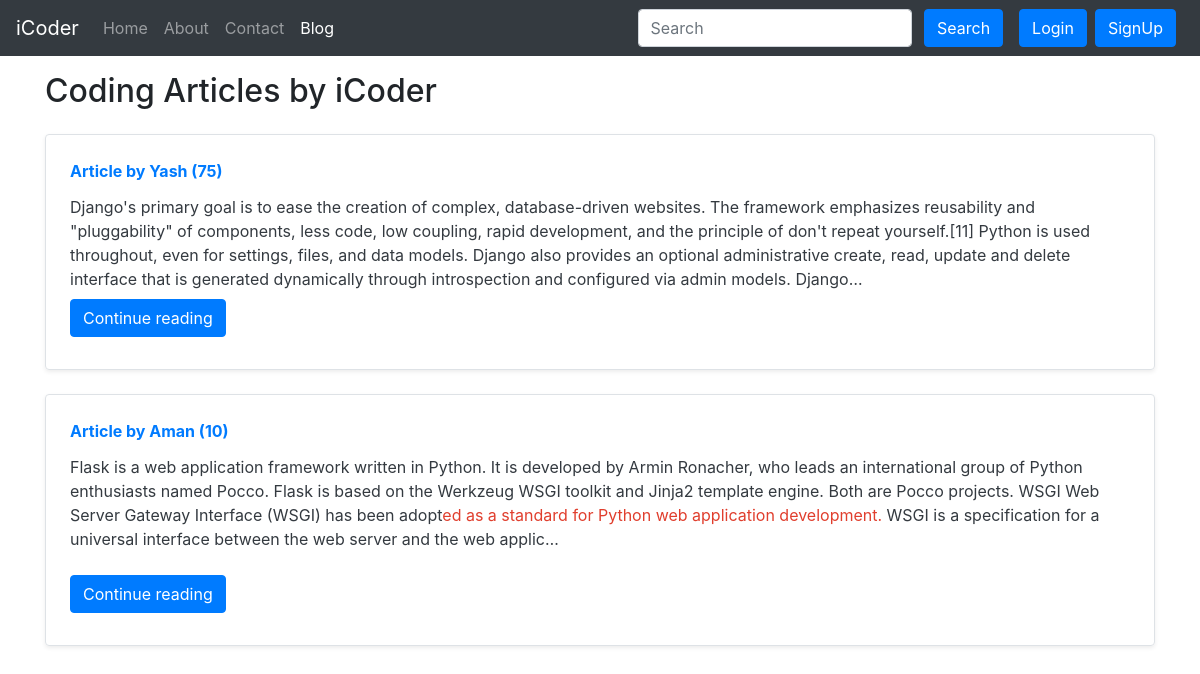
Screenshot of /blog/ with the database file from the repository.
### blog/models.py (models this page shows, shortened)
class Post(models.Model):
    sno = models.AutoField(primary_key=True)
    title = models.CharField(max_length=255)
    author = models.CharField(max_length=14)
    slug = models.CharField(max_length=130)
    views = models.IntegerField(default=0)
    timeStamp = models.DateTimeField(blank=True)
    content = models.TextField()

### blog/views.py (the view)
# urls.py: path('', views.blogHome, name="bloghome"),
def blogHome(request):
    allPosts = Post.objects.all()
    context = {'allPosts': allPosts}
    return render(request, "blog/blogHome.html", context)

### templates/blog/blogHome.html (shortened to what this page needs)
{% extends 'base.html' %}
{% block blogactive %} active {% endblock blogactive %}
{% block body %}
<div class="container my-3">
    <h2>Coding Articles by iCoder</h2>
    {% for post in allPosts  %}
    <div class="row no-gutters border rounded overflow-hidden flex-md-row mb-4 shadow-sm h-md-250 my-4 position-relative">
        <div class="col p-4 d-flex flex-column position-static">
             <strong class="d-inline-block mb-2 text-primary">Article  by {{post.author}} ({{post.views}})</strong>
            <h3 class="mb-0"><a class="text-dark" href="/blog/{{post.slug}}"{{post.title}} </a> </h3>
            <p class="card-text mb-auto">{{post.content|safe| truncatechars:500}}</p>
            <div class="my-2">
            	<a href="/blog/{{post.slug}}" role="button" class="btn btn-primary">Continue reading</a>
            </div>
        </div>
        </div>
        {% endfor %}
    </div>
 {% endblock %}

### templates/base.html (shortened to what this page needs)
<!doctype html>
<html lang="en">
  <head>
    <link rel="stylesheet" href="https://stackpath.bootstrapcdn.com/bootstrap/4.5.2/css/bootstrap.min.css">
  </head>
  <body>
    <nav class="navbar navbar-expand-lg navbar-dark bg-dark">
        <a class="navbar-brand" href="/">iCoder</a>
        <div class="collapse navbar-collapse" id="navbarSupportedContent">
          <ul class="navbar-nav mr-auto">
            <li class="nav-item {% block homeactive %}  {% endblock homeactive %}">
              <a class="nav-link" href="/">Home <span class="sr-only">(current)</span></a>
            </li>
            <li class="nav-item {% block aboutactive %}  {% endblock aboutactive %}" >
              <a class="nav-link" href="/about">About</a>
            </li>
            <li class="nav-item {% block contactactive %}  {% endblock contactactive %} ">
              <a class="nav-link" href="/contact">Contact</a>
            </li>
            <li class="nav-item {% block blogactive %}  {% endblock blogactive %} ">
              <a class="nav-link" href="/blog">Blog</a>
            </li>
          </ul>
          <div class="ml-auto form-inline ">
          <form method="get" action="/search"class="my-2 my-lg-0 mx-3">
            <input class="form-control mr-sm-2" type="search" placeholder="Search" aria-label="Search" name="query" id="query">
            <button class="btn btn-primary my-2 my-sm-0 " type="submit">Search</button>
          </form>
{% if user.is_authenticated %}
<ul class="navbar-nav mr-2">
<li class="nav-item dropdown">
<a class="nav-link dropdown-toggle" href='#' id="navbarDropdown" role="button" data-toggle="dropdown"> Welcome {{request.user}}</a>
<div class="dropdown-menu" aria-labelledby="navbarDropdown">
          <a class="dropdown-item" href="/logout">Logout</a>
        </div>
      </li>
      </ul>
      </div>
{% else %}
<button type="button" class="btn btn-primary mr-2" data-toggle="modal" data-target="#loginModal">
Login
</button>
<button type="button" class="btn btn-primary mr-2" data-toggle="modal" data-target="#signupModal">
SignUp
</button>
{% endif %}
        </div>
      </nav>
      {% block body %}  {% endblock body %}
  </body>
</html>

### rows the page displays
Post: author "Yash", views "75", content "Django's primary goal is to ease the creation of complex, database-driven websites. The framework emphasizes reusability and \"pluggability\" of components, less code, low coupling, rapid development, and the principle of don't repeat yourself.[11] Python is used throughout, even for settings, files, and data models. Django also provides an optional administrative create, read, update and delete interface that is generated dynamically through introspection and configured via admin models. Django…"
Post: author "Aman", views "10", content "Flask is a web application framework written in Python. It is developed by Armin Ronacher, who leads an international group of Python enthusiasts named Pocco. Flask is based on the Werkzeug WSGI toolkit and Jinja2 template engine. Both are Pocco projects. WSGI Web Server Gateway Interface (WSGI) has been adopt ed as a standard for Python web application development. WSGI is a specification for a universal interface between the web server and the web applic…"
